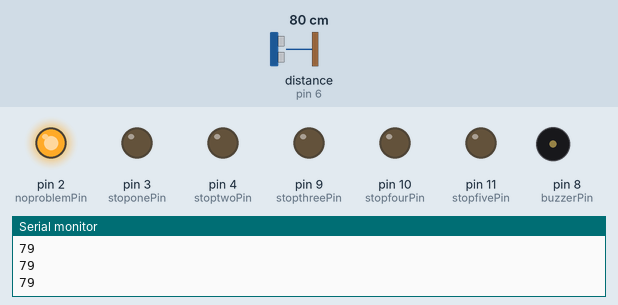
This sketch was run on a simulated Arduino Uno, built with avr-gcc and run on an emulated ATmega328P. Shown: output pins drawn as LEDs (lit = HIGH), buzzer (waves = sounding), the last lines printed to the serial monitor. Wiring (inferred from the names in the program): ultrasonic range finder: trigger pin 7; echo pin 6. Dashed ring = blinking. The inputs (shaded band) are chosen by the test bench; at power-on: distance to the obstacle (sensor on pin 6) 80 cm. The echo pulse lasts 58.3 µs per cm; pins used as bus, display or sensor lines are not drawn.

Above: at 1.2 s.
1.3 s: distance to the obstacle (sensor on pin 6) set to 54 cm
2.8 s: distance to the obstacle (sensor on pin 6) set to 47 cm
At 3.22 s:
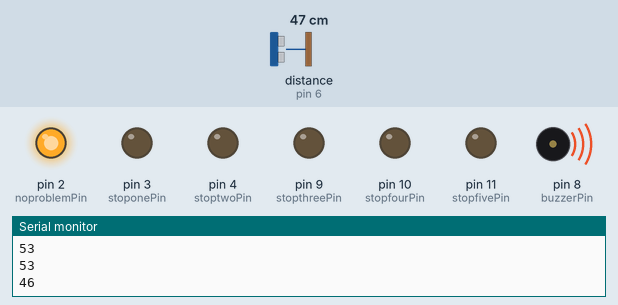
5.8 s: distance to the obstacle (sensor on pin 6) set to 23 cm
At 6.31 s:
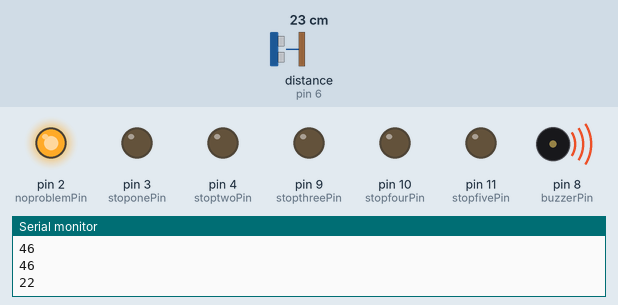
8.8 s: distance to the obstacle (sensor on pin 6) set to 19 cm
At 9.48 s:
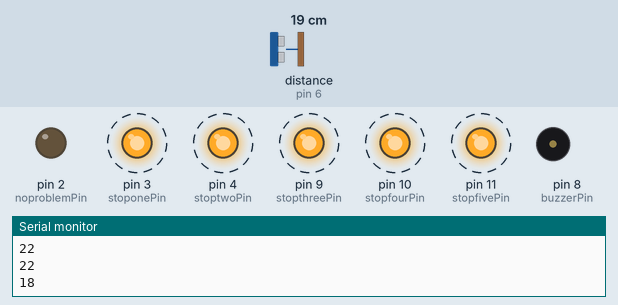
Timing chart, 0 to 12.8 s (numbered marks = the images above; inputs shaded):
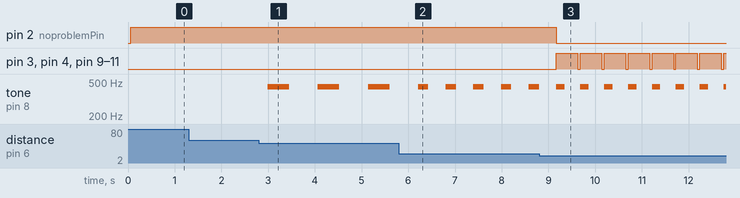

The sketch:

mesafebuzzerone.ino
```cpp
#define echoPin 6
#define trigPin 7
#define buzzerPin 8

#define startPin 12
#define noproblemPin 2
#define stoponePin 3
#define stoptwoPin 4
#define stopthreePin 9
#define stopfourPin 10
#define stopfivePin 11

int maximumRange =50;
int minimumRange = 0;


void setup() {
  // put your setup code here, to run once:
  Serial.begin(9600);
  pinMode(trigPin, OUTPUT);
  pinMode(echoPin, INPUT);
  pinMode(buzzerPin, OUTPUT);

  pinMode(startPin, OUTPUT);
  pinMode(noproblemPin, OUTPUT);
  pinMode(stoponePin, OUTPUT);
  pinMode(stoptwoPin, OUTPUT);
  pinMode(stopthreePin, OUTPUT);
  pinMode(stopfourPin, OUTPUT);
  pinMode(stopfivePin, OUTPUT);


}

void loop() {
  // put your main code here, to run repeatedly:

  int olcum = mesafe(maximumRange, minimumRange);
  melodi(olcum*10);

  digitalWrite(startPin, HIGH);
 // delay(300);
  digitalWrite(startPin, LOW);
  delay(100);
  //digitalWrite(noproblemPin, HIGH);

  digitalWrite(stoponePin, LOW);
  digitalWrite(stoptwoPin, LOW);
  digitalWrite(stopthreePin, LOW);
  digitalWrite(stopfourPin, LOW);
  digitalWrite(stopfivePin, LOW);
}

int mesafe(int maxrange, int minrange){

  long duration, distance;
  digitalWrite(trigPin, LOW);
  delayMicroseconds(2);
  digitalWrite(trigPin, HIGH);
  delayMicroseconds(10);
  digitalWrite(trigPin, LOW);

  duration = pulseIn(echoPin, HIGH);
  distance = duration / 58.2;
  delay(50);

  Serial.println(distance);

  if(distance <= 20){
  digitalWrite(noproblemPin, LOW);
  digitalWrite(stoponePin, HIGH);
  digitalWrite(stoptwoPin, HIGH);
  digitalWrite(stopthreePin, HIGH);
  digitalWrite(stopfourPin, HIGH);
  digitalWrite(stopfivePin, HIGH);
  //digitalWrite(motorPin, HIGH);

  }
  else{
  digitalWrite(noproblemPin, HIGH);

  }


  if(distance >= maxrange || distance <= minrange)
  return 0;
  return distance;


}

int melodi(int dly){
  tone(buzzerPin, 440);
  delay(dly);
  noTone(buzzerPin);
  delay(dly);
}
```

Measured:
- the behaviour switches between 51 and 50 cm on distance to the obstacle (sensor on pin 6) (found by bisection; images 0 and 1)
- the behaviour switches between 22 and 21 cm on distance to the obstacle (sensor on pin 6) (found by bisection; images 2 and 3)
- after the input at 2.8 s, tone on pin 8 (buzzerPin): alternates 440 Hz for 0.46 s and silent for 0.61 s, starting after 0.19 s
- after the input at 5.8 s, tone on pin 8 (buzzerPin): alternates 440 Hz for 0.22 s and silent for 0.37 s, starting after 0.63 s
- after the input at 8.8 s, pin 2 (noproblemPin): HIGH → LOW after 0.37 s; pin 3 (stoponePin), pin 4 (stoptwoPin), pin 9 (stopthreePin), pin 10 (stopfourPin), pin 11 (stopfivePin): alternates HIGH for 0.46 s and LOW for 0.05 s, starting after 0.37 s
